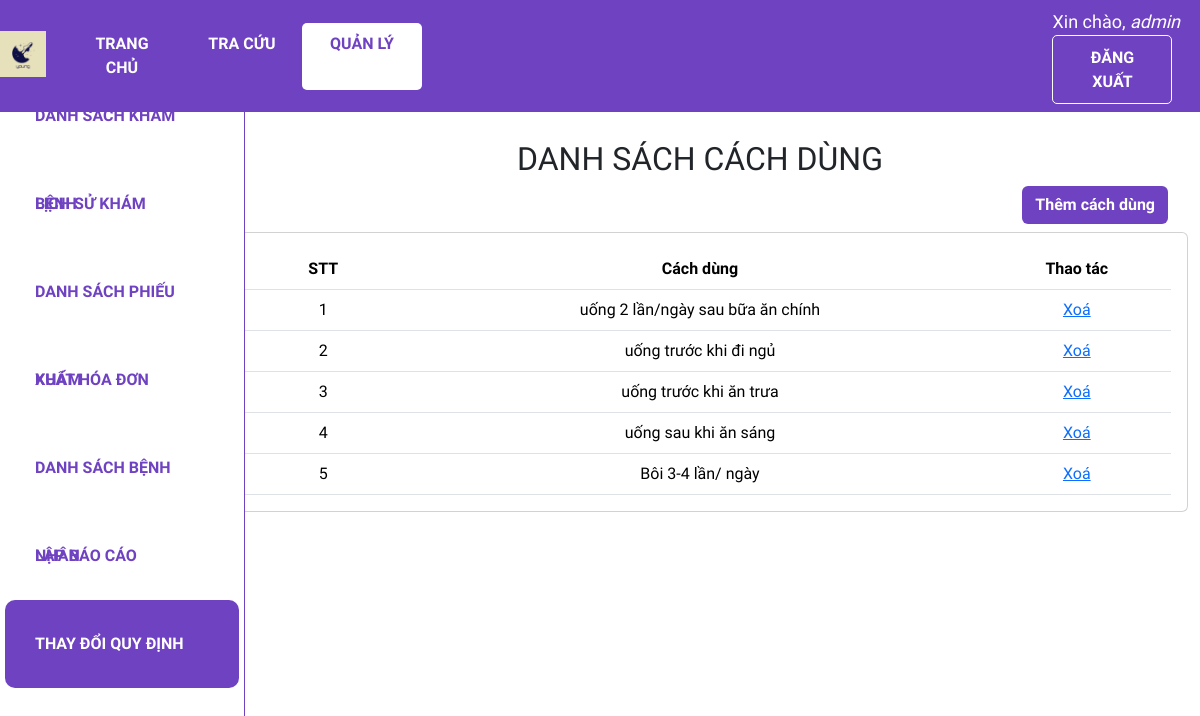
The page /thaydoi/cachdung (signed in) on the database its author committed.
### web_core/models.py (models this page shows)
class DANHMUC(models.Model):
    CATEGORIES = (
        ('Bệnh', 'Bệnh'),
        ('Thuốc', 'Thuốc'),
        ('Đơn vị', 'Đơn vị'),
        ('Cách dùng', 'Cách dùng'),
    )
    id = ShortUUIDField(
        verbose_name='ID Danh mục',
        length=10,
        max_length=12,
        prefix="DM",
        alphabet="0123456789",
        primary_key=True)
    ten = models.CharField('Tên', max_length=255, unique = True)
    loai = models.CharField('Loại', max_length=20, choices=CATEGORIES)
    gia_tri = models.IntegerField('Giá trị', null=True, blank=True, validators=[MinValueValidator(0)])
    def __str__(self):
        return self.ten

### web_core/decorators.py (the view)
    def wrapper_function(request, *args, **kwargs):
        group = None
        if request.user.groups.exists():
            group = request.user.groups.all()[0].name
        print(group)
        if group == 'customer':
            return redirect('quanli_dskb')
        if group == 'admin':
            return view_func(request, *args, **kwargs)

### web_core/views.py (called while the page is built)
@admin_only
def thaydoi_cachdung(request):
    ds_cach_dung = DANHMUC.objects.filter(loai='Cách dùng')
    context = {'ds_cach_dung': ds_cach_dung}
    return render(request, 'web_core/thaydoi_cachdung.html', context)

### web_core/templates/web_core/thaydoi_cachdung.html (shortened to what this page needs)
{% extends 'web_core/main.html' %}
{% block content %}
<div class="row">
    <div class="col-md-2">
        {% include 'web_core/sidebar.html' %}
    </div>
    <div class="col-md-10">
        <h2 class="table-title" style>Danh sách cách dùng</h2>
        <div class="btn-text-right">
            <a class='btn add-btn' href="{% url 'quanli_thaydoi_cachdung_them' %}">Thêm cách dùng</a>
        </div>
        <div class="card card-body">
            <table class='table my-table'>
                <tr class="table-head">
                    <th class="small-content">STT</th>
                    <th class="large-content">Cách dùng</th>
                    <th class="small-content">Thao tác</th>
                </tr>
                {% for cach_dung in ds_cach_dung %}
                <tr>
                    <td class="small-content stt"></td>
                    <td class="large-content">{{ cach_dung }}</td>
                    <td class="small-content">
                        <a class="btn-sm btn-danger" href="{% url 'quanli_thaydoi_cachdung_xoa' cach_dung.id %}">Xoá</a>
                    </td>
                </tr>
                {% endfor %}
            </table>
        </div>
    </div>
</div>
{% endblock %}

### web_core/templates/web_core/navbar.html (shortened to what this page needs)
{% load static %}
<nav class="navbar navbar-expand-lg my-navbar fixed-top">
    <a class="navbar-brand" href="{% url 'home' %}">
        <img alt="logo-brand" src="{% static 'images/favicon.png' %}" height="50" style="padding-bottom: 4px" />
    </a>
    <div class="collapse navbar-collapse" id="navbarNav">
        {% with request.resolver_match.url_name as url_name %}
        <div class="navbar-nav">
            <a class="nav-item nav-link my-nav-item {% if url_name == 'home' %}my-nav-active{% endif %}"
                href="{% url 'home' %}">Trang chủ</a>
            <a class="nav-item nav-link my-nav-item {% if url_name == 'lsk_guest' %}my-nav-active{% endif %}"
                href="{% url 'lsk_guest' %}">Tra cứu</a>
            <a class="nav-item nav-link my-nav-item {% if 'quanli' in url_name %}my-nav-active{% endif %}"
                href="{% url 'quanli_dskb' %}">Quản lý</a>
        </div>
        {% endwith %}
    </div>
    {% with request.resolver_match.url_name as url_name %}
    {% if request.user.is_authenticated %}
    <div class="ml-auto">
        <span class="hello-msg">Xin chào, <span>{{ request.user }}</span></span>
        <a class="nav-item nav-link my-nav-item my-btn" href="{% url 'logout' %}">Đăng xuất</a>
    </div>
    {% else %}
    <div class="ml-auto">
        <a class="nav-item nav-link my-nav-item my-btn {% if url_name == 'login' %}my-nav-active{% endif %}"
            href="{% url 'login' %}">Đăng nhập</a>
    </div>
    {% endif %}
    {% endwith %}
</nav>

### web_core/static/css/main.css (style rules this page uses)
* { font-family: 'Baloo 2', cursive; }
html, body { margin: 0; padding: 0; height: 100%; overflow-x: hidden; }

### web_core/templates/web_core/navbar.html (style rules this page uses)
.my-navbar.fixed-top { position: fixed; color: #fff; background-color: #6f42c1; z-index: 10; }
.my-nav-item { color: #fff; font-weight: bold; padding: 9.6px 16px !important; text-transform: uppercase; border-radius: 5px; width: 120px; text-align: center; }
.my-nav-active, .my-nav-active:hover { color: #6f42c1; background-color: #fff; }
.my-btn { border: 1px solid #fff; margin-right: 10px; }
.hello-msg { font-size: 18px; color: #fff; margin-right: 20px; }
.hello-msg>span { font-style: italic; }

### web_core/templates/web_core/thaydoi_cachdung.html (style rules this page uses)
.col-md-2 { padding: 0; }
.col-md-10 { margin-top: 50px; }
.card-body { padding-bottom: 0; }
.table-title { text-align: center; text-transform: uppercase; }
.btn-text-right { text-align: right; }
.btn.add-btn { font-weight: bold; margin-bottom: 8px; margin-right: 20px; color: #fff; background-color: #6f42c1; }
.table td, .table th { vertical-align: middle; text-align: center; }
.small-content { width: 150px; }
.large-content { width: 450px; }
.table-head { color: #ffff; background-color: #6f42c1; }
.my-table { counter-reset: stt-counter 0; }
.my-table .stt::before { counter-increment: stt-counter 1; content: counter(stt-counter) " "; }

### rows shown on the page
DANHMUC: ten "uống 2 lần/ngày sau bữa ăn chính"
DANHMUC: ten "uống trước khi đi ngủ"
DANHMUC: ten "uống trước khi ăn trưa"
DANHMUC: ten "uống sau khi ăn sáng"
DANHMUC: ten "Bôi 3-4 lần/ ngày"

### other values the page prints
{{ request.user }} "admin"
